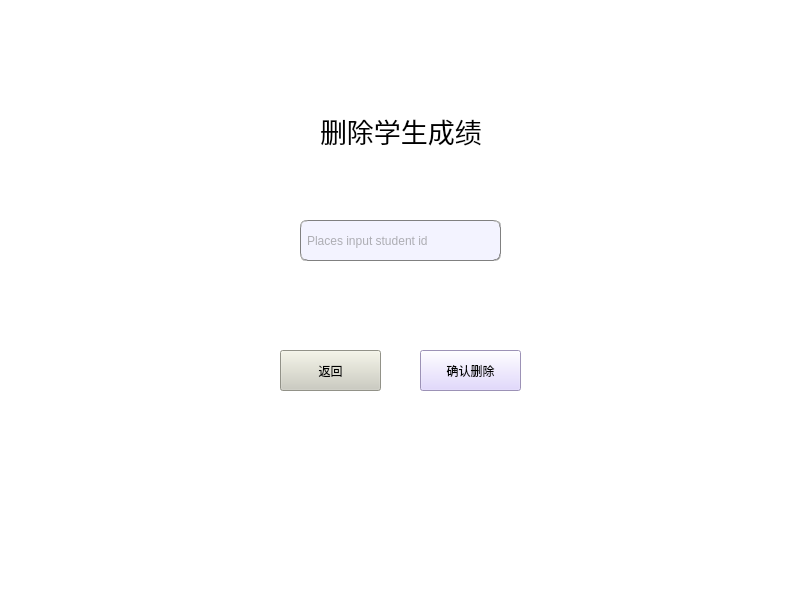
<?xml version="1.0" encoding="UTF-8"?>
<ui version="4.0">
 <class>Delete_score</class>
 <widget class="QMainWindow" name="Delete_score">
  <property name="geometry">
   <rect>
    <x>0</x>
    <y>0</y>
    <width>800</width>
    <height>600</height>
   </rect>
  </property>
  <property name="windowTitle">
   <string>MainWindow</string>
  </property>
  <property name="styleSheet">
   <string notr="true">background-color: rgb(255, 255, 255);</string>
  </property>
  <widget class="QWidget" name="centralwidget">
   <widget class="QLineEdit" name="delete_student_id">
    <property name="geometry">
     <rect>
      <x>300</x>
      <y>220</y>
      <width>201</width>
      <height>41</height>
     </rect>
    </property>
    <property name="styleSheet">
     <string notr="true">background-color: rgb(243, 243, 255);
border:1px groove gray;border-radius:
7px;padding:2px 4px;
font: 10pt &quot;宋体&quot;;
color: rgb(103, 103, 103);</string>
    </property>
    <property name="text">
     <string/>
    </property>
    <property name="placeholderText">
     <string>Places input student id</string>
    </property>
   </widget>
   <widget class="QPushButton" name="btn_delete_return">
    <property name="geometry">
     <rect>
      <x>280</x>
      <y>350</y>
      <width>101</width>
      <height>41</height>
     </rect>
    </property>
    <property name="styleSheet">
     <string notr="true">font: 16pt &quot;宋体&quot;;
background-color: rgb(204, 204, 191);</string>
    </property>
    <property name="text">
     <string>返回</string>
    </property>
   </widget>
   <widget class="QPushButton" name="btn_delete_confirm">
    <property name="geometry">
     <rect>
      <x>420</x>
      <y>350</y>
      <width>101</width>
      <height>41</height>
     </rect>
    </property>
    <property name="styleSheet">
     <string notr="true">font: 16pt &quot;宋体&quot;;
background-color: rgb(218, 205, 255);</string>
    </property>
    <property name="text">
     <string>确认删除</string>
    </property>
   </widget>
   <widget class="QLabel" name="delete_title">
    <property name="geometry">
     <rect>
      <x>320</x>
      <y>100</y>
      <width>171</width>
      <height>61</height>
     </rect>
    </property>
    <property name="font">
     <font>
      <family>宋体</family>
      <pointsize>20</pointsize>
     </font>
    </property>
    <property name="text">
     <string>删除学生成绩</string>
    </property>
   </widget>
  </widget>
  <widget class="QMenuBar" name="menubar">
   <property name="geometry">
    <rect>
     <x>0</x>
     <y>0</y>
     <width>800</width>
     <height>21</height>
    </rect>
   </property>
  </widget>
  <widget class="QStatusBar" name="statusbar"/>
 </widget>
 <resources/>
 <connections/>
</ui>
